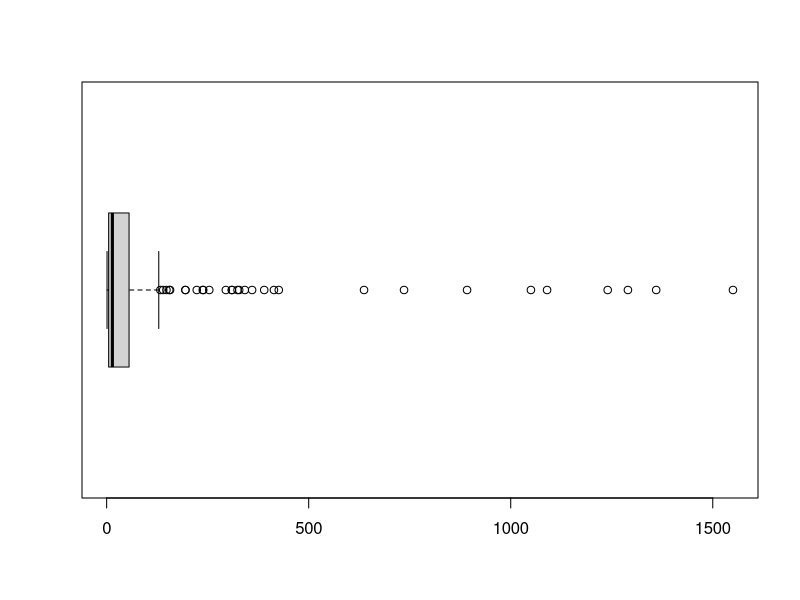
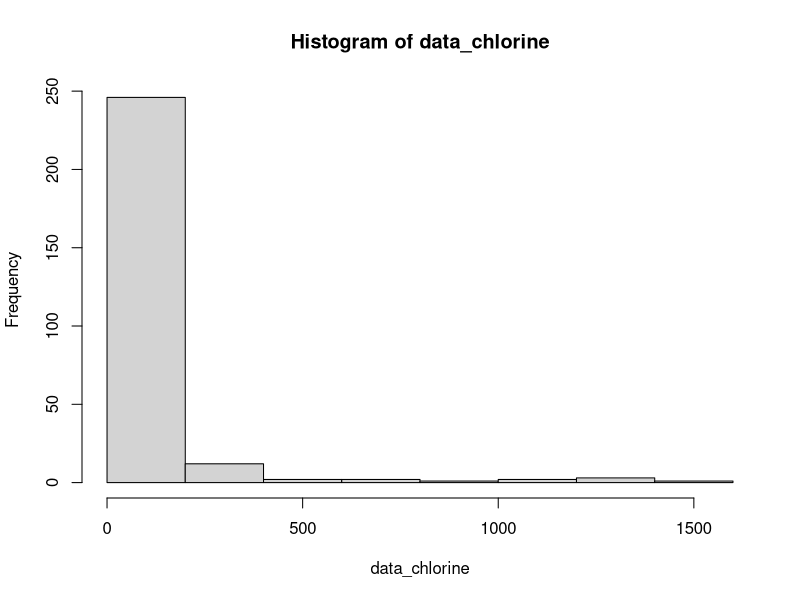

Write the R code that produced these figures, in order.
## ---- chunk 1
library(ggplot2)
library(boot)
## ---- chunk 2
data = read.csv('Bangladesh.csv')
head(data)
## ---- chunk 3
str(data)
## ---- chunk 4
summary(data$Chlorine)
## ---- chunk 5
data_chlorine <- na.omit(data$Chlorine)
## ---- chunk 6
boxplot(data_chlorine, horizontal = TRUE)
## ---- chunk 7
# xác định mức outlier
quartiles <- quantile(data_chlorine, probs=c(.25, .75))
IQR <- IQR(data_chlorine)
Lower <- quartiles[1] - 1.5*IQR
Upper <- quartiles[2] + 1.5*IQR

# tính tỷ lệ outlier
trunc_data <- subset(data_chlorine, data_chlorine > Lower & data_chlorine < Upper)
outlier_rate <- (length(data_chlorine) - length(trunc_data))*100/length(data_chlorine)
print(paste0('outlier rate of Chlorine: ', outlier_rate))
## ---- chunk 8
hist(data_chlorine)
## ---- chunk 9
mean_boot_fun <- function(data, ind){
  n <- length(data)
  data <- data[ind]
  mu_est <- mean(data)
  mu_var <- var(data)/n
  return(c(mu_est, mu_var))
}
## ---- chunk 10
out_boot = boot(data=data_chlorine, statistic = mean_boot_fun, R=1000, sim="ordinary", set.seed(123))
out_boot
## ---- chunk 11
boot.ci(boot.out = out_boot, conf = 0.95, type = 'all')
## ---- chunk 12
# độ chệch của bootstrap
print(paste0('Độ chệch của bootstrap là: ', 78.08401 - mean(data_chlorine)))
# Tỷ lệ giữa độ chệch và sai số chuẩn
print(paste0('Tỷ lệ giữa độ chệch và sai số chuẩn: ', (78.08401 - mean(data_chlorine))/12.41494))
